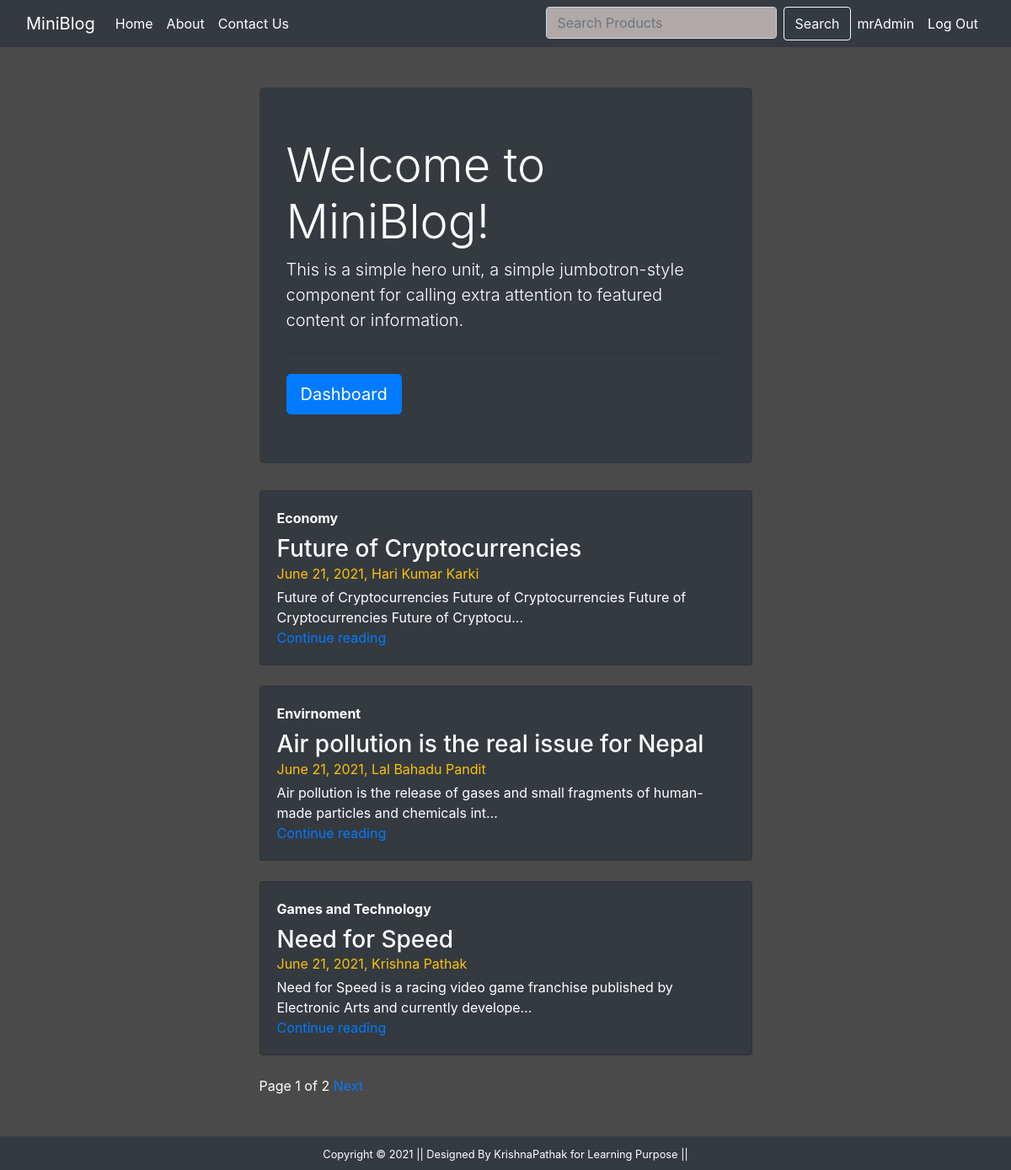
The app's page / (signed in) with its own data.
### blog/models.py (models this page shows)
class Post(models.Model):
    title=models.CharField(max_length=150)
    author=models.CharField(max_length=70)
    desc=models.TextField()
    feild=models.CharField(max_length=40)
    datetime=models.DateField(default=datetime.now)

### blog/views.py (the view)
# urls.py: 2. Add a URL to urlpatterns:  path('', views.home, name='home')
def home(request):
    posts=Post.objects.all().order_by('-id')
    paginator=Paginator(posts,3,orphans=1)
    page_number=request.GET.get('page')
    page_obj=paginator.get_page(page_number)
    return render(request,'blog/home.html',{'page_obj':page_obj})

### blog/templates/blog/home.html (shortened to what this page needs)
{% extends 'blog/base.html' %}
{% load static %}
{% block content %}
<div class="col-sm-3">
</div>
<div class="col-sm-6">
  <div class="text-white rounded">
      <div class="jumbotron bg-dark mt-5">
  <h1 class="display-4">Welcome to MiniBlog!</h1>
  <p class="lead">This is a simple hero unit, a simple jumbotron-style component for calling extra attention to featured content or information.</p>
  <hr class="my-4">
  {% if request.user.is_authenticated %}
  <a class="btn btn-primary btn-lg" href="{% url 'dashboard' %}" role="button">Dashboard</a>
  {% else %}
  <a class="btn btn-primary btn-lg" href="{% url 'login' %}" role="button">Sign In</a>
  {% endif %}
</div>
  </div>
  <div>
        {% for post in page_obj %}
          <div class="card flex-md-row mb-4 box-shadow h-md-250 text-white rounded bg-dark">
            <div class="card-body d-flex flex-column align-items-start">
              <strong class="d-inline-block mb-2 text-white">{{post.feild}}</strong>
              <h3 class="mb-0">
                <a class="text-white" href="{% url 'details' post.id %}">{{post.title}}</a>
              </h3>
              <div class="mb-1 text-warning">{{post.datetime}}, {{post.author}}</div>
              <p class="card-text mb-auto">{{post.desc|truncatechars:100}}</p>
              <a href="{% url 'details' post.id %}">Continue reading</a>
            </div>
        </div>
        {% endfor %}
        </div>
      <div>
        <span class='text-white'>
        <span>Page {{page_obj.number}} of {{page_obj.paginator.num_pages}}</span>
        {% if page_obj.has_next %}
        <a href="?page={{page_obj.next_page_number}}">Next</a>
        {% endif %}
        </span>
        </div>
      </div>
  </div>
{% endblock content %}

### blog/templates/blog/navbar.html (shortened to what this page needs)
<nav class="navbar navbar-expand-lg navbar-dark bg-dark">
  <a class="navbar-brand" href="/">MiniBlog</a>
  <div class="collapse navbar-collapse" id="navbarTogglerDemo01">
    <ul class="navbar-nav">
       <li class="nav-item active">
        <a class="nav-link" href="/">Home <span class="sr-only">(current)</span></a>
      </li>
       <li class="nav-item active ">
        <a class="nav-link" href="{% url 'about' %}">About <span class="sr-only">(current)</span></a>
      </li>
       <li class="nav-item active">
        <a class="nav-link" href="{% url 'contact' %}">Contact Us <span class="sr-only">(current)</span></a>
      </li>
      </ul>
   </div>
   <ul class="navbar-nav">
    <form action="/search" method='GET' class="navbar-nav mr-auto">
    <input class="form-control mr-sm-2" type="search" placeholder="Search Products " aria-label="Search" name='query', id='query'>
    <button class="btn btn-outline-light my-2 my-sm-0" type="submit">Search</button>
  </form>
    {% if request.user.is_authenticated %}
      <li class="nav-item active">
        <a class="nav-link" href="{% url 'dashboard' %}">{{user.first_name}}<span class="sr-only">(current)</span></a>
      </li> <li class="nav-item active">
        <a class="nav-link" href="{% url 'logout' %}">Log Out <span class="sr-only">(current)</span></a>
      {% else %}
      </li> <li class="nav-item active">
        {% comment %} <a class="nav-link" href="{% url 'signup' %}">Sign Up <span class="sr-only">(current)</span></a>
      </li> <li class="nav-item active"> {% endcomment %}
        <a class="nav-link" href="{% url 'login' %}">Sign In <span class="sr-only">(current)</span></a>
      </li>
      {% endif %}
      </ul>
</nav>

### blog/static/blog/css/style.css (style rules this page uses)
body { background-color: rgb(75, 74, 74); }
form { color:whitesmoke }
.form-control { background-color: rgb(177,168,168); }
.jumbotron { padding-top: 10%; padding-bottom: 10%; -webkit-background-size: cover; -moz-background-size: cover; background-size: cover; -o-background-size: cover; }

### records on screen
Post: feild "Economy", title "Future of Cryptocurrencies", datetime "June 21, 2021", author "Hari Kumar Karki", desc "Future of Cryptocurrencies Future of Cryptocurrencies Future of Cryptocurrencies Future of Cryptocu…"
Post: feild "Envirnoment", title "Air pollution is the real issue for Nepal", datetime "June 21, 2021", author "Lal Bahadu Pandit", desc "Air pollution is the release of gases and small fragments of human-made particles and chemicals int…"
Post: feild "Games and Technology", title "Need for Speed", datetime "June 21, 2021", author "Krishna Pathak", desc "Need for Speed is a racing video game franchise published by Electronic Arts and currently develope…"

### other values on screen
{{ user.first_name }} "mrAdmin"
{{ page_obj.number }} "1"
{{ page_obj.paginator.num_pages }} "2"
